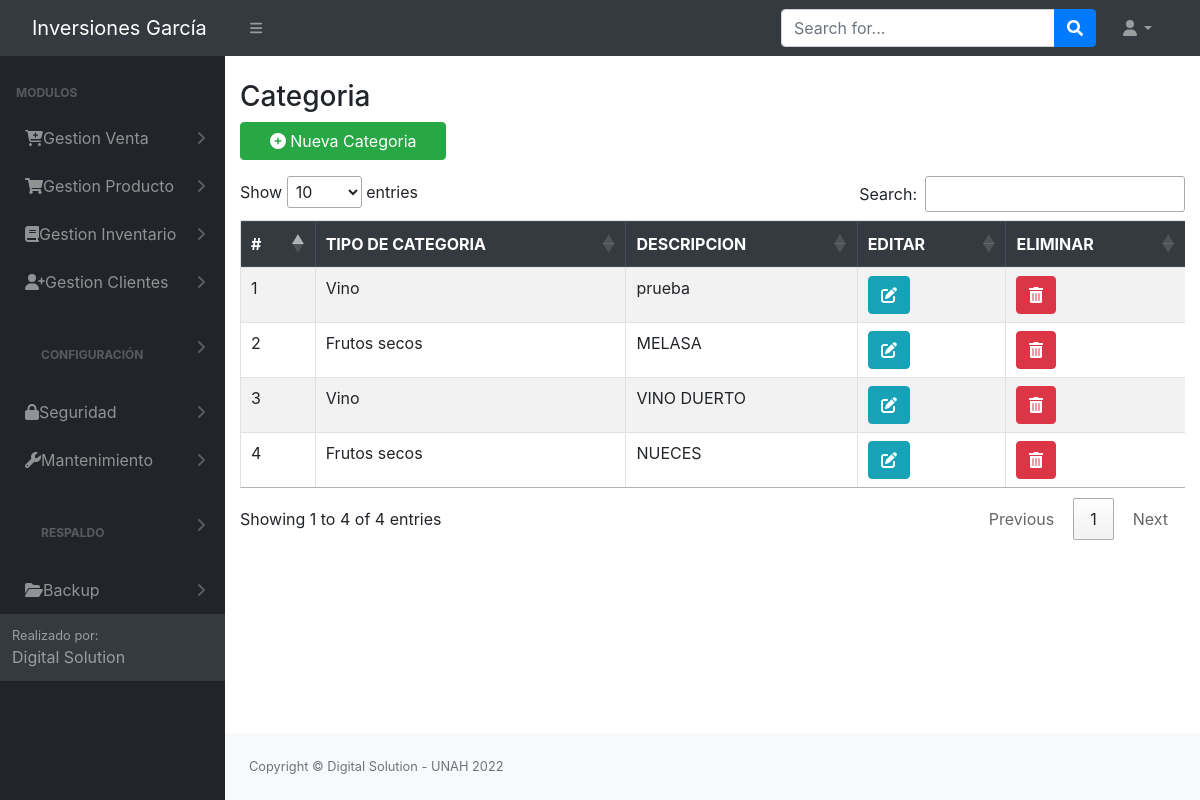
/src/categoria.php (signed in), run on an earlier commit of the app's database.
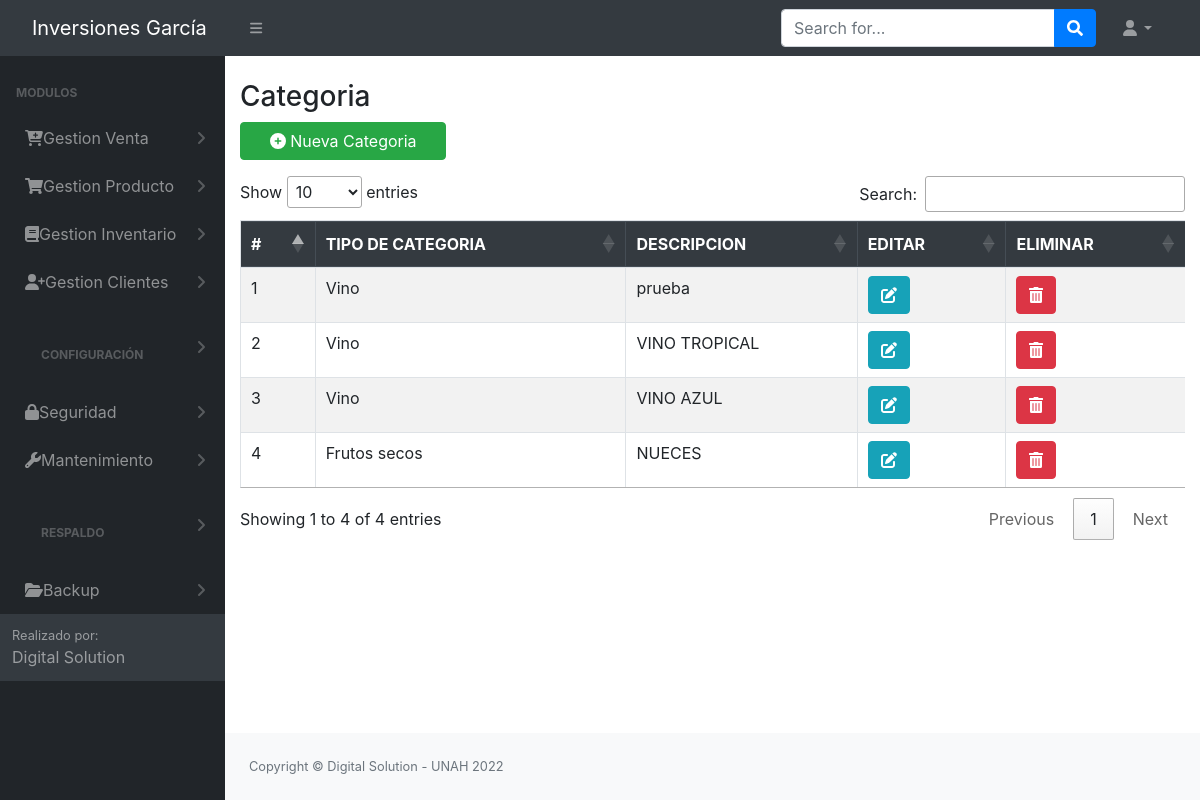
And on a later commit of the database.
### tables this page shows
CREATE TABLE `tbl_categoria` (
  `id` int(11) NOT NULL AUTO_INCREMENT,
  `id_tipo_categ` int(11) NOT NULL,
  `descripcion` varchar(20) DEFAULT NULL,
  PRIMARY KEY (`id`),
  KEY `id_tipo_categ` (`id_tipo_categ`)
);

CREATE TABLE `tipo_categoria` (
  `id` int(11) NOT NULL AUTO_INCREMENT,
  `descripcion` varchar(20) NOT NULL,
  PRIMARY KEY (`id`)
);

### config/conex.php (called while the page is built, shortened)
<?php
     function getConexion()
    {
        $db = new PDO('mysql:host=localhost:3306;dbname=bd_inversiones_garcia', 'root', '');
        return $db;
    }
?>

### controladores/controlador_categoria.php (called while the page is built, shortened)
<?php
include_once '../modelos/modelo_categoria.php';
function mostrarcategoria()
{
    $modeloPregunta = new categoria();
    $resultado = $modeloPregunta->get_categoria();
    return $resultado;
}

### modelos/modelo_categoria.php (called while the page is built, shortened)
<?php
class categoria
{
    private $db;
    private $Pregunta;
    public function __construct()
    {
        $this->db = getConexion();
        $this->Pregunta = array();
    }
    private function setNames()
    {
        return $this->db->query("SET NAMES 'utf8'");
    }
    public function get_categoria(){
        $this->db = getConexion();
        self::setNames();
        $sql = "select u.*,r.descripcion as TIPO_CATEG from tbl_categoria u inner join tipo_categoria r on u.id_tipo_categ = r.id";
        $resultado = $this->db->query($sql);
        foreach ($resultado as $resp) {
            $this->Pregunta[] = $resp;
        }
        return $this->Pregunta;
        $this->db = null;
    }
}
?>

### src/categoria.php (the view, shortened to what this page needs)
<?php
include_once "../Login/header.php";
include_once '../controladores/controlador_categoria.php';
$id = $_SESSION['rol'];
$sql = mysqli_query($conn, "SELECT * FROM tbl_permisos where ID_OBJETO = 28 and ID_ROL = '$id'");
$row = mysqli_fetch_array($sql);
$insertar = $row['permiso_insercion'];
$modificar = $row['permiso_modificar'];
$eliminar = $row['permiso_eliminacion'];
?>
<div class="container-fluid">
    <div class="page-title">
        <div class="title_left">
            <h3>Categoria</h3>
        </div>
        <div class="title_right">
            <div class="col-md-3 col-sm-3 form-group row pull-right top_search">
            <?php
            if ($insertar == 1) { ?>
                <button onclick="window.location.href='../src/nueva_categoria.php'" class="btn  btn-round btn-success"><i class="fa-solid fa-circle-plus"></i> Nueva Categoria</button>
                <?php } ?>
            </div>
        </div>
    </div>
    <div class="row">
        <div class="col-lg-12">
            <div class="table-responsive">
                <table class="table table-striped table-bordered" id="table">
                    <thead class="thead-dark">
                        <tr>
                            <th>#</th>
                            <th>TIPO DE CATEGORIA</th>
                            <th>DESCRIPCION</th>
                            <?php if ($modificar == 1) { ?>
                            <th>EDITAR</th>
                            <?php } ?>
                            <?php if ($eliminar == 1) { ?>
                            <th>ELIMINAR</th>
                            <?php } ?>
                        </tr>
                    </thead>
                    <tbody>
                        <?php
                        $resultado = mostrarcategoria();
                        $ii=1;
                        foreach ($resultado as $Pregunta) {
                            echo "<tr>";
                            echo "<td>" . $ii ."</td>";
                            echo "<td>" . $Pregunta['TIPO_CATEG'] . "</td>";
                            echo "<td>" . $Pregunta['descripcion'] . "</td>";
                            $ii++;
                            if ($modificar == 1) {
                              echo "<th><a href='../src/modificar_categoria.php?id=" . $Pregunta['id'] . "'> <i class='btn btn-round btn-info'><i class='fa-solid fa-pen-to-square'></i></a></th>";
                            }
                            if ($eliminar == 1) {
                            echo "<td><button class ='btn btn-round btn-danger' onclick='eliminar(" . $Pregunta['id'] . ")'><i class='fas fa-trash-alt'></i></button></td>";
                            }
                            echo "</tr>";
                        }
                        ?>
                    </tbody>
                </table>
            </div>
        </div>
    </div>
</div>
<?php include_once "../Login/footer.php"; ?>

What changed in the data, as far as the page shows it:
changed tbl_categoria: tipo_categoria.descripcion "Frutos secos" → "Vino"; descripcion "MELASA" → "VINO TROPICAL"
changed tbl_categoria: descripcion "VINO DUERTO" → "VINO AZUL"
